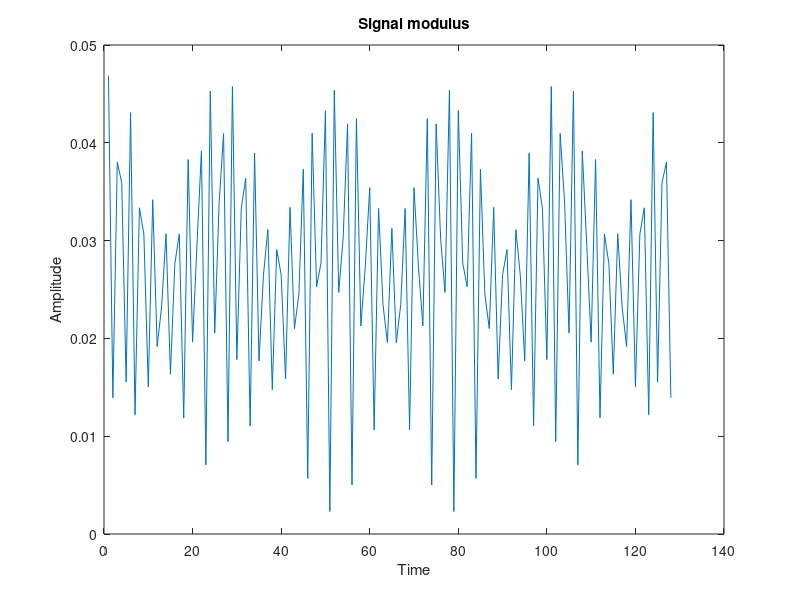

MATLAB code to generate this figure: (Note: this script raises an error after producing the figure.)
clear; clc; close all;

%% Task 1

SignalSpec = zeros(1, 128);

N = 1:128;

SignalSpec(5) = 1;
SignalSpec(10) = 2;
SignalSpec(60) = 3; %max frequency, по т Котельникова частота дискретизации должна быть около 120 у.е.

Signal = ifft(SignalSpec, 128);

Signal_re = real(Signal);
Signal_im = imag(Signal);

Signal_re_spec = fft(Signal_re);
Signal_im_spec = fft(Signal_im);

figure;
plot(N, abs(Signal))
xlabel('Time'); ylabel('Amplitude'); title('Signal modulus');

%% Task 2

SNR = 37;
[NoisedSignal, Noise] = NoiseGenerator(Signal, SNR);

%% Task 3

P_Signal = PowerSignal(Signal);
P_Noise = PowerSignal(Noise);
P_NoisedSignal = PowerSignal(NoisedSignal);

SNR_analyt = 10*log10(P_Signal/P_Noise);

%% Task 4

NoiseSpec = fft(Noise);
NoisedSignalSpec = fft(NoisedSignal);

P_SignalSpec = PowerSignal(SignalSpec) / 128;
P_NoiseSpec = PowerSignal(NoiseSpec) / 128;
P_NoisedSignalSpec = PowerSignal(NoisedSignalSpec) / 128;

if ((P_SignalSpec - P_Signal)/P_Signal < 1e-5) && ((P_Noise - P_NoiseSpec)/P_Noise < 1e-5) && ((P_NoisedSignal - P_NoisedSignalSpec)/P_NoisedSignal < 1e-5)
    fprintf('TRUE\n')
else
    fprintf('FALSE\n')
end

%% Task 5

%FilteredNoisedSignal = FilterSignal0(NoisedSignal, 15, 55, 1);
FilteredNoisedSignal = FilterSignal(NoisedSignal, 15, 55, 12);

%% Task 6

P_FilteredNoisedSignal = PowerSignal(FilteredNoisedSignal);

SNR_noised = 10*log10(P_Signal / P_Noise);
SNR_filtered = 10*log10(P_Signal / PowerSignal(FilteredNoisedSignal - Signal));

Sum = 0;
for itter = 1 : 50
    rng(itter)
    [NoisedSignal_i, Noise_i] = NoiseGenerator(Signal, SNR);
    FilteredNoisedSignal_i = FilterSignal0(NoisedSignal_i, 15, 55, 12);
    
    P_NoisedSignal_i = PowerSignal(NoisedSignal_i);
    P_FilteredNoisedSignal_i = PowerSignal(FilteredNoisedSignal_i);
    P_Noise_i = PowerSignal(Noise);

    SNR_noised_i = 10*log10(P_NoisedSignal_i / P_Noise_i);
    SNR_filtered_i = 10*log10(P_FilteredNoisedSignal_i / PowerSignal(FilteredNoisedSignal_i - Signal));

    Sum = Sum + SNR_filtered_i - SNR_noised_i;
end
Average_delta = Sum / itter;

%% Dependence delta ~ SNR

x_SNR = -30 : 29;
delta(1:60) = 0;
for itter = 1 : 60
    rng(SNR)
    [NoisedSignal_i, Noise_i] = NoiseGenerator(Signal, x_SNR(itter));
    FilteredNoisedSignal_i = FilterSignal(NoisedSignal_i, 15, 55, 12);

    P_Noise_i = PowerSignal(Noise_i);

    SNR_noised_i = 10*log10(P_Signal / P_Noise_i);
    SNR_filtered_i = 10*log10(P_Signal / PowerSignal(FilteredNoisedSignal_i - Signal));

    delta(itter) = SNR_filtered_i - SNR_noised_i;
end

figure;
plot(x_SNR, delta);
xlabel('SNR'); ylabel('SNR filtered[i] - SNR noised[i]'); 
title('Dependence delta');

fprintf("Gragh demostrates that SNR filtered is worse than SNR noised(((\n");